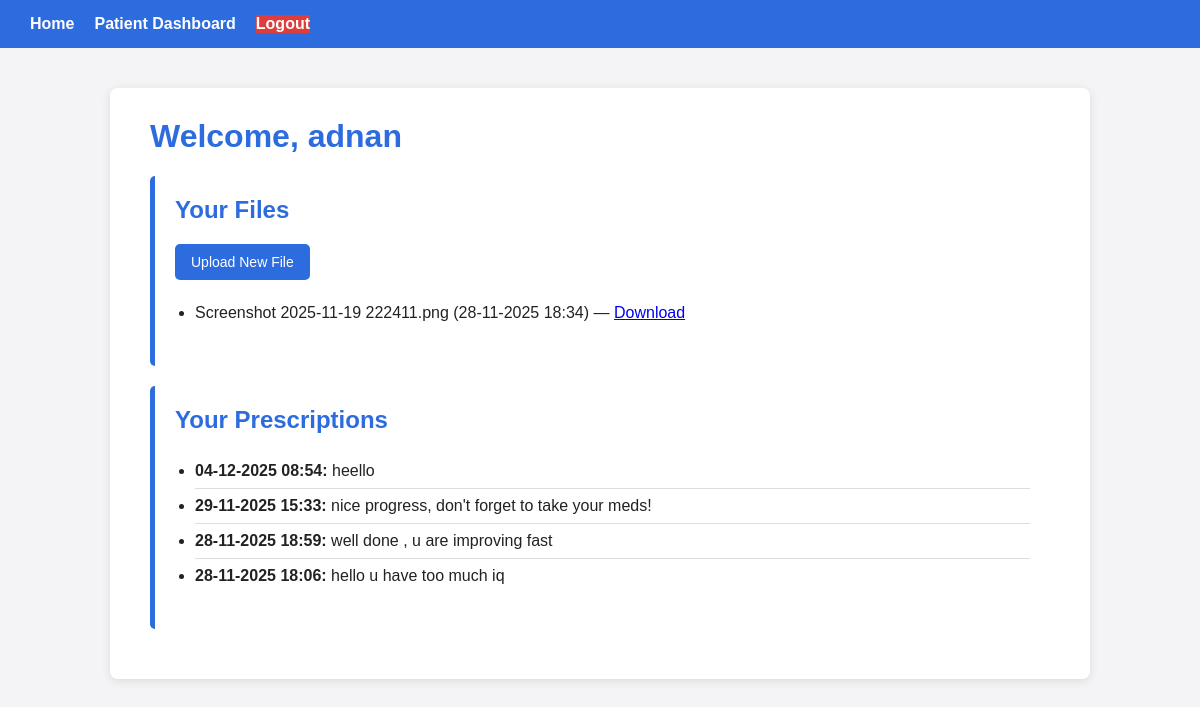
The page /patient/dashboard (signed in) on the database its author committed.
### website/models.py (models this page shows, shortened)
class User(UserMixin, db.Model):
    id = db.Column(db.Integer, primary_key=True)
    name = db.Column(db.String(100), nullable=False)
    email = db.Column(db.String(120), unique=True, nullable=False)
    password_hash = db.Column(db.String(200), nullable=False)
    role = db.Column(db.String(20), nullable=False)  # 'patient' or 'doctor'

class File(db.Model):
    id = db.Column(db.Integer, primary_key=True)
    patient_id = db.Column(db.Integer, db.ForeignKey("user.id"), nullable=False)
    filename = db.Column(db.String(255), nullable=False)          # stored name on disk
    original_filename = db.Column(db.String(255), nullable=False) # original name
    uploaded_at = db.Column(db.DateTime, default=datetime.utcnow)

class Prescription(db.Model):
    id = db.Column(db.Integer, primary_key=True)
    patient_id = db.Column(db.Integer, db.ForeignKey("user.id"), nullable=False)
    doctor_id = db.Column(db.Integer, db.ForeignKey("user.id"), nullable=False)
    text = db.Column(db.Text, nullable=False)
    created_at = db.Column(db.DateTime, default=datetime.utcnow)

### website/views.py (the view)
@views.route("/patient/dashboard")
@login_required
def patient_dashboard():
    if current_user.role != "patient":
        abort(403)
    files = File.query.filter_by(patient_id=current_user.id).order_by(File.uploaded_at.desc()).all()
    prescriptions = Prescription.query.filter_by(patient_id=current_user.id).order_by(
        Prescription.created_at.desc()
    ).all()
    return render_template(
        "patient_dashboard.html",
        files=files,
        prescriptions=prescriptions,
    )

### website/models.py (called while the page is built)
@login_manager.user_loader
def load_user(user_id):
    return User.query.get(int(user_id))

### website/templates/patient_dashboard.html (shortened to what this page needs)
{% extends "base.html" %}
{% block content %}
<h1>Welcome, {{ current_user.name }}</h1>
<div class="card">
    <h2>Your Files</h2>
    <a href="{{ url_for('views.patient_upload') }}" class="btn">Upload New File</a>
    <ul>
        {% if files %}
            {% for file in files %}
                <li>
                    {{ file.original_filename }}
                    ({{ file.uploaded_at.strftime('%d-%m-%Y %H:%M') }})
                    — <a href="{{ url_for('views.download_file', file_id=file.id) }}">Download</a>
                </li>
            {% endfor %}
        {% else %}
            <li>No files uploaded yet.</li>
        {% endif %}
    </ul>
</div>
<div class="card">
    <h2>Your Prescriptions</h2>
    <ul>
        {% if prescriptions %}
            {% for p in prescriptions %}
                <li>
                    <strong>{{ p.created_at.strftime('%d-%m-%Y %H:%M') }}:</strong>
                    {{ p.text }}
                </li>
            {% endfor %}
        {% else %}
            <li>No prescriptions yet.</li>
        {% endif %}
    </ul>
</div>
{% endblock %}

### website/static/css/style.css (style rules this page uses)
body { margin: 0; padding: 0; font-family: Arial, Helvetica, sans-serif; background: #f4f4f7; color: #222; }
h1, h2 { margin-top: 0; color: #2d6cdf; }
.btn { display: inline-block; background: #2d6cdf; color: #fff !important; padding: 10px 16px; border-radius: 5px; text-decoration: none; font-size: 14px; }
ul { padding-left: 20px; }
li { padding: 8px 0; border-bottom: 1px solid #ddd; }
li:last-child { border-bottom: none; }
.card { background: #fff; padding: 20px; margin-bottom: 20px; border-left: 5px solid #2d6cdf; border-radius: 5px; }

### rows shown on the page
User: name "adnan"
File: original_filename "Screenshot 2025-11-19 222411.png", uploaded_at "28-11-2025 18:34"
Prescription: created_at "04-12-2025 08:54", text "heello"
Prescription: created_at "29-11-2025 15:33", text "nice progress, don't forget to take your meds!"
Prescription: created_at "28-11-2025 18:59", text "well done , u are improving fast"
Prescription: created_at "28-11-2025 18:06", text "hello u have too much iq"
